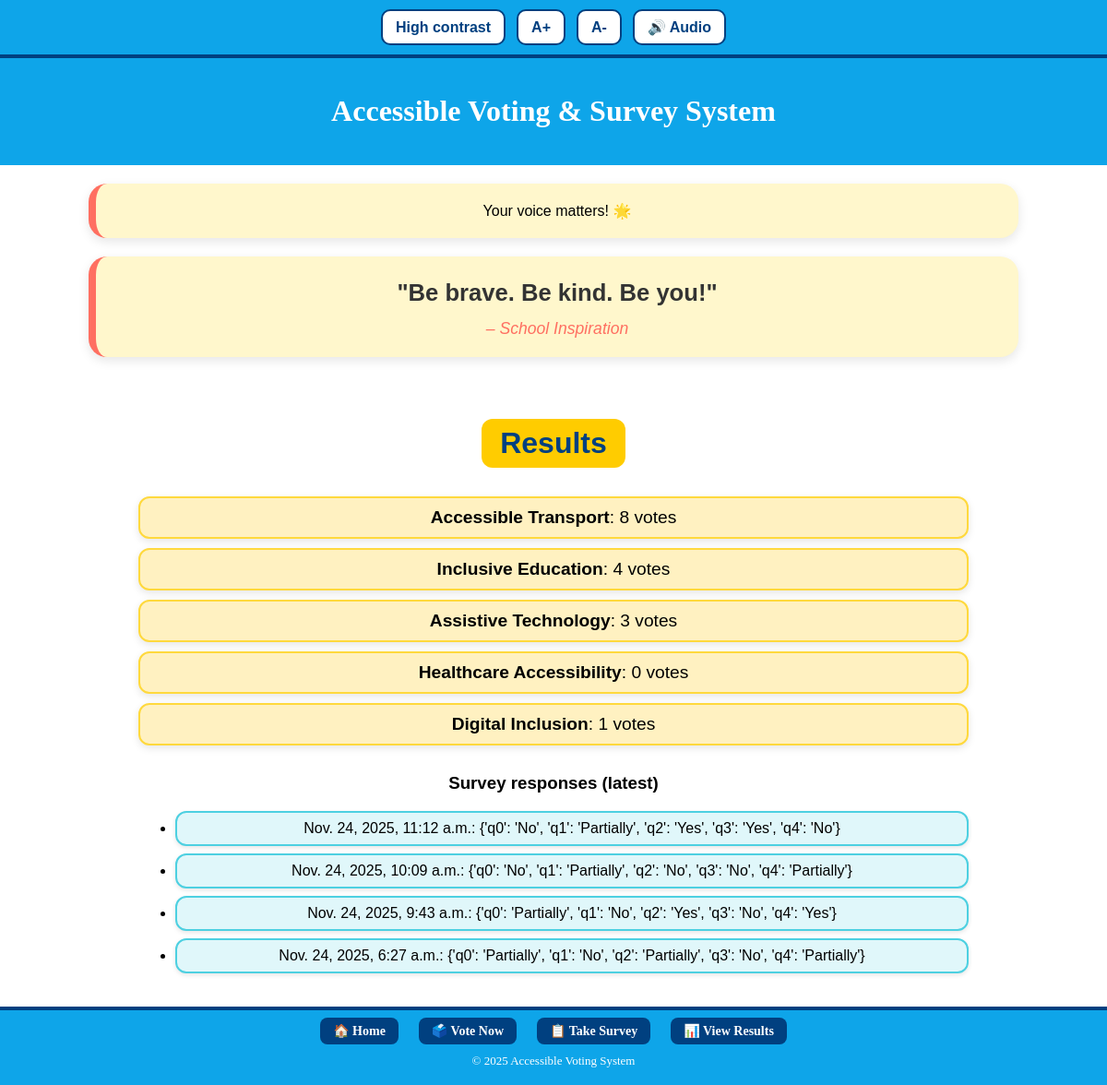
The app's page /polls/results/, older data.
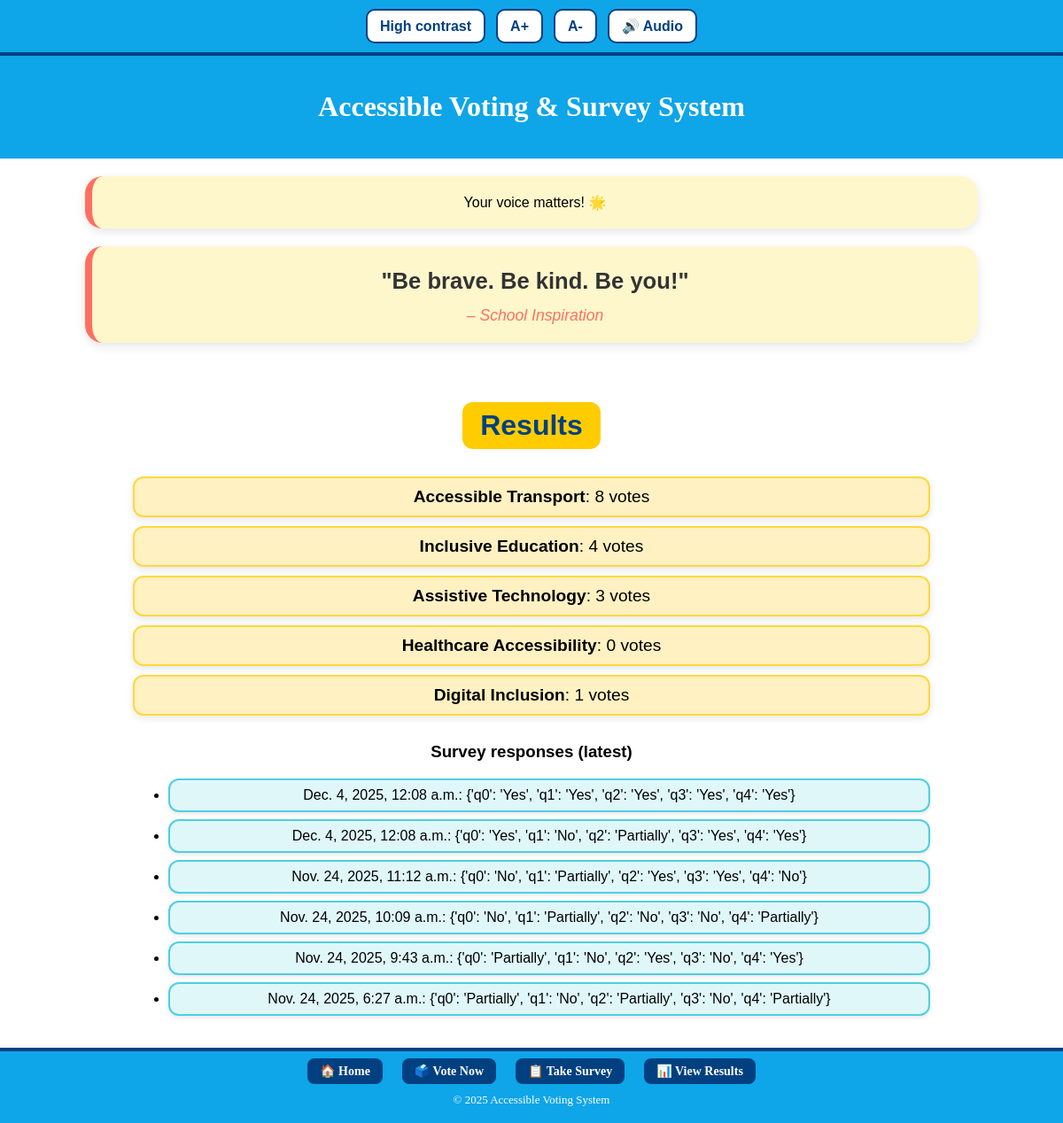
The same page, newer data.
### polls/models.py (models this page shows, shortened)
class Choice(models.Model):
    poll = models.ForeignKey(Poll, on_delete=models.CASCADE)
    choice_text = models.CharField(max_length=200)
    votes = models.PositiveIntegerField(default=0)

class SurveyResponse(models.Model):
    created = models.DateTimeField(auto_now_add=True)
    answers = models.JSONField()

### polls/views.py (the view)
# urls.py: path('results/', api_results, name='results'),
def results(request):
    poll = Poll.objects.first()
    choices = poll.choice_set.all()
    surveys = SurveyResponse.objects.order_by('-created')[:20]
    return render(request, 'polls/results.html', {'poll': poll, 'choices': choices, 'surveys': surveys})

### polls/templates/polls/results.html
{% extends 'polls/base.html' %}
{% load static %}
{% block content %}
  <section role="main" class="container">
    <h2>Results</h2>
    <ul class="results-list" aria-live="polite">
      {% for choice in choices %}
        <li>
          <strong>{{ choice.choice_text }}</strong>: {{ choice.votes }} votes
        </li>
      {% endfor %}
    </ul>
    <h3>Survey responses (latest)</h3>
    <ul>
      {% for s in surveys %}
        <li>{{ s.created }}: {{ s.answers }}</li>
      {% empty %}
        <li>No survey data yet.</li>
      {% endfor %}
    </ul>
  </section>
{% endblock %}

### polls/templates/polls/base.html (shortened to what this page needs)
{% load static %}
<!DOCTYPE html>
<html lang="en">
<head>
    <link rel="stylesheet" href="{% static 'polls/css/styles.css' %}">
</head>
<body>
<div class="accessibility-toolbar" role="toolbar" aria-label="Accessibility toolbar">
  <button onclick="toggleContrast()" aria-pressed="false">High contrast</button>
  <button onclick="increaseFont()">A+</button>
  <button onclick="decreaseFont()">A-</button>
  <button id="audioToggle" onclick="toggleAudio()">🔊 Audio</button>
</div>
<header class="main-header">
    <h1>Accessible Voting & Survey System</h1>
</header>
<div class="quote-box">
    <span id="animated-quote"></span>
</div>
<div class="quote-box">
    <div class="quote-text glow">
        "Be brave. Be kind. Be you!"
    </div>
    <div class="quote-author">
        – School Inspiration
    </div>
</div>
<main class="content">
    {% block content %}
    {% endblock %}
</main>
<footer class="footer">
    <div class="footer-container">
        <a href="{% url 'polls:welcome' %}">
            🏠 Home
        </a>
        <a href="{% url 'polls:vote' %}">
            🗳️ Vote Now
        </a>
        <a href="{% url 'polls:survey' %}">
            📋 Take Survey
        </a>
        <a href="{% url 'polls:results' %}">
            📊 View Results
        </a>
    </div>
    <p class="footer-bottom">© 2025 Accessible Voting System</p>
</footer>
</body>
</html>

### static/polls/css/styles.css (style rules this page uses)
.accessibility-toolbar { width: 100%; display: flex; justify-content: center; gap: 12px; padding: 10px 0; background: #0ea5e9; border-bottom: 4px solid #004080; position: sticky; top: 0; z-index: 1000; }
.accessibility-toolbar button { background: #ffffff; color: #004080; border: 2px solid #004080; padding: 8px 14px; border-radius: 10px; font-size: 1rem; font-weight: 600; cursor: pointer; transition: 0.25s; font-family: "Poppins", sans-serif; }
header { background:#0ea5e9; color:white; padding:18px; text-align:center; }
.container { max-width:1000px; margin: top 0; padding:10px; }
.quote-box { background: #fff7cc; border-left: 8px solid #ff6f61; padding: 20px; margin: 20px auto; width: 80%; border-radius: 20px; box-shadow: 0 4px 12px rgba(0,0,0,0.1); font-family: "Comic Sans MS", sans-serif; text-align: center; animation: fadeIn 1.3s ease-in-out; }
.quote-text { color: #333; font-size: 1.6rem; font-weight: bold; line-height: 1.5; animation: popIn 0.9s ease-in-out; }
.quote-author { font-size: 1.1rem; color: #ff6f61; margin-top: 10px; font-style: italic; }
.glow { animation: glowPulse 2.5s infinite ease-in-out; }
.container { max-width: 900px; margin: 0 auto; padding: 20px; text-align: center; font-family: "Poppins", sans-serif; }
.container h2 { color: #004080; font-size: 2rem; font-weight: 700; margin-bottom: 15px; background: #ffcc00; display: inline-block; padding: 8px 20px; border-radius: 12px; }
.results-list { list-style: none; padding: 0; margin-bottom: 30px; }
.results-list li { background: #FFF1C1; border: 2px solid #FFD93D; border-radius: 12px; padding: 10px 15px; margin-bottom: 10px; font-size: 1.2em; box-shadow: 0 3px 8px rgba(0,0,0,0.1); transition: transform 0.2s, background 0.2s; }
ul li { background: #E0F7FA; border: 2px solid #4DD0E1; border-radius: 12px; padding: 8px 12px; margin-bottom: 8px; font-size: 1em; box-shadow: 0 2px 5px rgba(0,0,0,0.1); }
footer { background-color: #0ea5e9; border-top: 4px solid #004080; padding: 8px 0 5px; width: 100%; text-align: center; }
.footer-container { display: flex; justify-content: center; align-items: center; gap: 22px; flex-wrap: wrap; padding-bottom: 5px; }
.footer-container a { color: white; text-decoration: none; font-weight: 600; background-color: #004080; padding: 6px 14px; border-radius: 8px; display: flex; align-items: center; gap: 6px; transition: 0.3s; font-size: 14px; }
.footer-bottom { color: white; font-size: 13px; margin-top: 5px; }
body { margin: 0; padding: 0; }

Row changes from the older to the newer data that the page shows:
added SurveyResponse: created "Dec. 4, 2025, 12:08 a.m.", answers "{'q0': 'Yes', 'q1': 'Yes', 'q2': 'Yes', 'q3': 'Yes', 'q4': 'Yes'}"
added SurveyResponse: created "Dec. 4, 2025, 12:08 a.m.", answers "{'q0': 'Yes', 'q1': 'No', 'q2': 'Partially', 'q3': 'Yes', 'q4': 'Yes'}"
